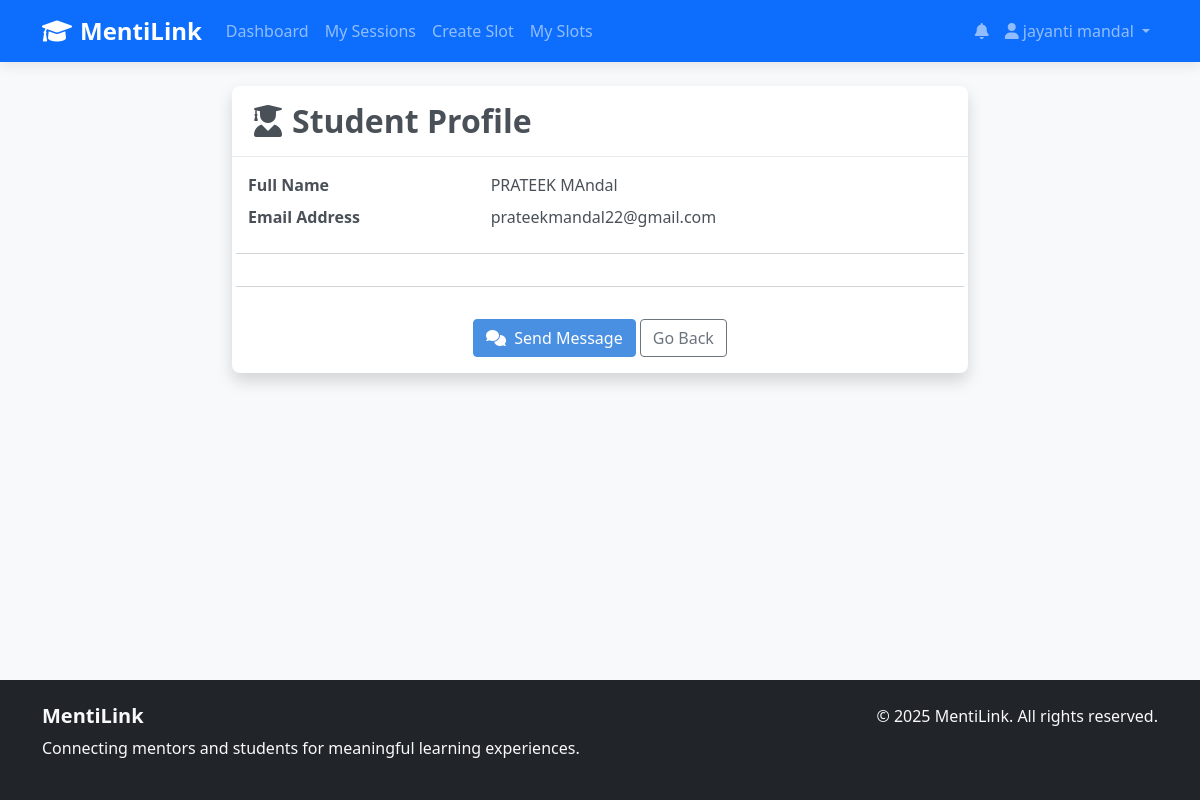
/auth/profile/1 (signed in), run on the app's committed database.
### models/user.py (models this page shows, shortened)
class User(UserMixin, db.Model):
    id = db.Column(db.Integer, primary_key=True)
    username = db.Column(db.String(80), unique=True, nullable=False)
    email = db.Column(db.String(120), unique=True, nullable=False)
    password_hash = db.Column(db.String(120), nullable=False)
    role = db.Column(db.String(20), nullable=False)  # 'mentor' or 'student'
    full_name = db.Column(db.String(100), nullable=False)
    phone = db.Column(db.String(20))
    expertise = db.Column(db.Text)  # For mentors
    bio = db.Column(db.Text)
    qualification = db.Column(db.String(100))
    field_of_study = db.Column(db.String(100))
    created_at = db.Column(db.DateTime, default=datetime.utcnow)
    goals = db.relationship('Goal', backref='user', lazy=True, cascade="all, delete-orphan")
    mentor_sessions = db.relationship('Session', foreign_keys='Session.mentor_id', backref='mentor')
    student_sessions = db.relationship('Session', foreign_keys='Session.student_id', backref='student')
    slots = db.relationship('Slot', backref='mentor_user', lazy=True)

### Routes/auth.py (the view)
@auth_bp.route('/profile/<int:user_id>')
@login_required
def view_profile(user_id):
    if user_id == current_user.id:
        return redirect(url_for('auth.profile'))
    user_to_view = User.query.get_or_404(user_id)
    is_authorized = False
    if user_to_view.role == 'mentor':
        is_authorized = True
    elif user_to_view.role == 'student' and current_user.role == 'mentor':
        session_exists = Session.query.filter_by(mentor_id=current_user.id, student_id=user_to_view.id).first()
        if session_exists:
            is_authorized = True
    if not is_authorized:
        flash('You are not authorized to view this profile.', 'danger')
        return redirect(url_for('dashboard.dashboard'))
    return render_template('view_profile.html', user=user_to_view)

### app.py (called while the page is built)
@login_manager.user_loader
def load_user(user_id):
    from models.user import User
    return db.session.get(User, int(user_id))

@app.context_processor
def inject_notifications():
    if current_user.is_authenticated:
        unread_count = Notification.query.filter_by(user_id=current_user.id, is_read=False).count()
        return dict(unread_notification_count=unread_count)
    return dict(unread_notification_count=0)

### templates/view_profile.html (shortened to what this page needs)
{% extends "base.html" %}
{% block content %}
<div class="row justify-content-center">
    <div class="col-md-8">
        <div class="card shadow">
            <div class="card-header">
                <h2 class="mb-0">
                    {% if user.role == 'mentor' %}
                        <i class="fas fa-chalkboard-teacher me-2"></i>Mentor Profile
                    {% else %}
                        <i class="fas fa-user-graduate me-2"></i>Student Profile
                    {% endif %}
                </h2>
            </div>
            <div class="card-body">
                <dl class="row">
                    <dt class="col-sm-4">Full Name</dt>
                    <dd class="col-sm-8">{{ user.full_name }}</dd>
                    <dt class="col-sm-4">Email Address</dt>
                    <dd class="col-sm-8">{{ user.email }}</dd>
                    <hr class="my-3">
                    <hr class="my-3">
                </dl>
                <div class="text-center mt-3">
                    <a href="{{ url_for('messages.conversation', recipient_id=user.id) }}" class="btn btn-primary">
                        <i class="fas fa-comments me-1"></i> Send Message
                    </a>
                    <a href="javascript:history.back()" class="btn btn-outline-secondary">Go Back</a>
                </div>
            </div>
        </div>
    </div>
</div>
{% endblock %}

### templates/base.html (shortened to what this page needs)
<!DOCTYPE html>
<html lang="en">
<head>
    <link href="https://cdn.jsdelivr.net/npm/bootstrap@5.1.3/dist/css/bootstrap.min.css" rel="stylesheet">
    <link href="https://cdnjs.cloudflare.com/ajax/libs/font-awesome/6.0.0/css/all.min.css" rel="stylesheet">
    <link href="{{ url_for('static', filename='css/style.css') }}" rel="stylesheet">
    </head>
<body>
    <nav class="navbar navbar-expand-lg navbar-dark bg-primary">
        <div class="container">
            <a class="navbar-brand" href="{{ url_for('index') }}">
                <i class="fas fa-graduation-cap me-2"></i>MentiLink
            </a>
            <div class="collapse navbar-collapse" id="navbarNav">
                <ul class="navbar-nav me-auto">
                    {% if current_user.is_authenticated %}
                        <li class="nav-item">
                            <a class="nav-link" href="{{ url_for('dashboard.dashboard') }}">Dashboard</a>
                        </li>
                        <li class="nav-item">
                            <a class="nav-link" href="{{ url_for('sessions.my_sessions') }}">My Sessions</a>
                        </li>
                        {% if current_user.role == 'mentor' %}
                            <li class="nav-item">
                                <a class="nav-link" href="{{ url_for('dashboard.create_slot') }}">Create Slot</a>
                            </li>
                            <li class="nav-item">
                                <a class="nav-link" href="{{ url_for('dashboard.my_slots') }}">My Slots</a>
                            </li>
                        {% endif %}
                    {% endif %}
                </ul>
                {% if current_user.is_authenticated %}
                <ul class="navbar-nav">
                    <li class="nav-item">
                        <a class="nav-link position-relative" href="{{ url_for('notifications.index') }}">
                            <i class="fas fa-bell"></i>
                        </a>
                    </li>
                </ul>
                {% endif %}
                <ul class="navbar-nav">
                    {% if current_user.is_authenticated %}
                        <li class="nav-item dropdown">
                            <a class="nav-link dropdown-toggle" href="#" id="navbarDropdown" role="button" data-bs-toggle="dropdown">
                                <i class="fas fa-user me-1"></i>{{ current_user.full_name }}
                            </a>
                        </li>
                    {% endif %}
                </ul>
            </div>
        </div>
    </nav>
    <main class="container mt-4">
        {% block content %}{% endblock %}
    </main>
    <footer class="bg-dark text-light mt-5 py-4">
        <div class="container">
            <div class="row">
                <div class="col-md-6">
                    <h5>MentiLink</h5>
                    <p>Connecting mentors and students for meaningful learning experiences.</p>
                </div>
                <div class="col-md-6 text-md-end">
                    <p>&copy; 2025 MentiLink. All rights reserved.</p>
                </div>
            </div>
        </div>
    </footer>
</body>
</html>

### static/css/style.css (style rules this page uses)
:root { --primary-color: #4A90E2; --primary-hover: #357ABD; --secondary-color: #50E3C2; --light-gray: #f8f9fa; --medium-gray: #e9ecef; --dark-gray: #343a40; --text-color: #495057; --border-radius: 0.5rem; --box-shadow: 0 4px 12px rgba(0, 0, 0, 0.08); --transition-speed: 0.3s; }
body { background-color: var(--light-gray); color: var(--text-color); font-family: 'Segoe UI', Tahoma, Geneva, Verdana, sans-serif; display: flex; flex-direction: column; min-height: 100vh; }
main { flex-grow: 1; }
h1, h2, h3, h4, h5, h6 { font-weight: 600; }
.navbar { box-shadow: var(--box-shadow); }
.navbar-brand { font-weight: 700; font-size: 1.5rem; }
.nav-link { transition: color var(--transition-speed); }
.card { border: none; border-radius: var(--border-radius); box-shadow: var(--box-shadow); transition: transform var(--transition-speed), box-shadow var(--transition-speed); }
.card-header { background-color: transparent; border-bottom: 1px solid var(--medium-gray); font-weight: 600; padding: 1rem 1.25rem; }
.btn-primary { background-color: var(--primary-color); border-color: var(--primary-color); transition: background-color var(--transition-speed); }

### data on the page
User: full_name "jayanti mandal"
User: full_name "PRATEEK MAndal", email "prateekmandal22@gmail.com"
